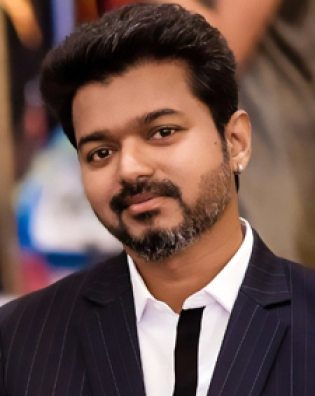
#> input picture vijay-20220622092431-662.jpg, 315 x 396 px
$ python singleface.py
#> lines starting #> are read from the running program, lines starting #| are printed output that depends on the picture; after the words box and inside, x2 and y2 are one past the last pixel; in counts of white or black regions, pixels touching at a corner belong together
#importing open cv library
import cv2
trainedData=cv2.CascadeClassifier('Face.xml')
#data load
img=cv2.imread('vijay-20220622092431-662.jpg')
#> img is the input picture: shape (396, 315, 3); mean B, G, R 76, 82.5, 108.4
#choose a image
grayimg=cv2.cvtColor(img,cv2.COLOR_BGR2GRAY)
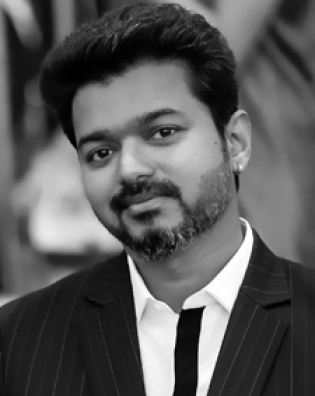
#> grayimg: shape (396, 315); min 0, max 255, mean 89.5
faceCoordinates=trainedData.detectMultiScale(grayimg)
#> faceCoordinates = [[47, 65, 185, 185]]
#detect face #[[38x, 165y, 279width 279height]]
x,y,w,h=faceCoordinates[0]
#> x = 47; y = 65; w = 185; h = 185
cv2.rectangle(img,(x,y),(x+w,y+h),(0,0,255),2)
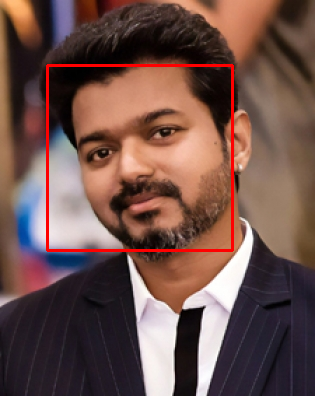
#> img: shape (396, 315, 3); 1.78% of pixels changed, all inside (x1, y1, x2, y2) = (46, 64, 234, 252)
cv2.imshow('Window',img)
#dispaly image
cv2.waitKey()
#pause execution of the program until any key is pressed
print('END OF PROGRAM')

$ run again, with 98577420.jpg copied over vijay-20220622092431-662.jpg
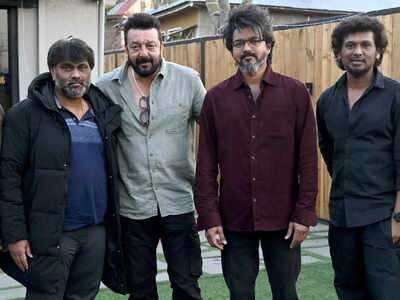
#> input picture 98577420.jpg, 400 x 300 px
#> img is the input picture: shape (300, 400, 3); mean B, G, R 77.7, 74.4, 75
#> `grayimg=cv2.cvtColor(img,cv2.COLOR_BGR2GRAY)`:
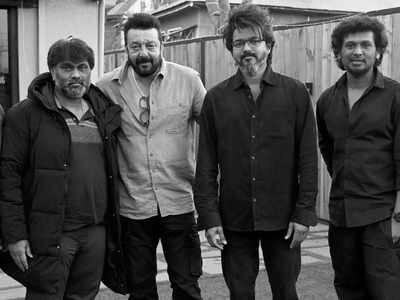
#> grayimg: shape (300, 400); min 0, max 255, mean 75
#> faceCoordinates = [[225, 25, 46, 46], [334, 27, 48, 48], [120, 29, 46, 46], [53, 51, 46, 46]]
#> x = 225; y = 25; w = 46
#> `cv2.rectangle(img,(x,y),(x+w,y+h),(0,0,255),2)`:
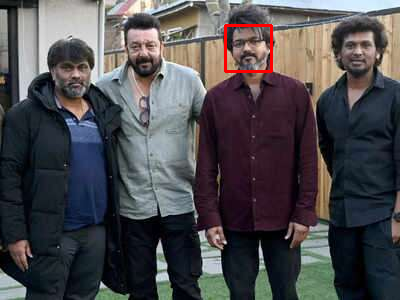
#> img: shape (300, 400, 3); 0.46% of pixels changed, all inside (x1, y1, x2, y2) = (224, 24, 273, 73)

$ run again, with trisha080523_1.jpg copied over vijay-20220622092431-662.jpg
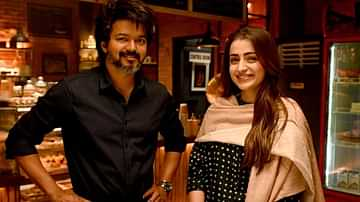
#> input picture trisha080523_1.jpg, 360 x 202 px
#> img is the input picture: shape (202, 360, 3); mean B, G, R 27.8, 46.8, 83.2
#> `grayimg=cv2.cvtColor(img,cv2.COLOR_BGR2GRAY)`:
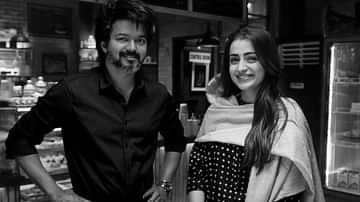
#> grayimg: shape (202, 360); min 0, max 254, mean 55.5
#> faceCoordinates = [[218, 40, 50, 50], [102, 19, 53, 53], [80, 63, 91, 91]]
#> x = 218; y = 40; w = 50
#> `cv2.rectangle(img,(x,y),(x+w,y+h),(0,0,255),2)`:
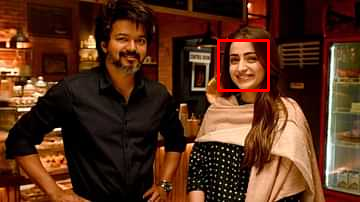
#> img: shape (202, 360, 3); 0.82% of pixels changed, all inside (x1, y1, x2, y2) = (217, 39, 270, 92)
